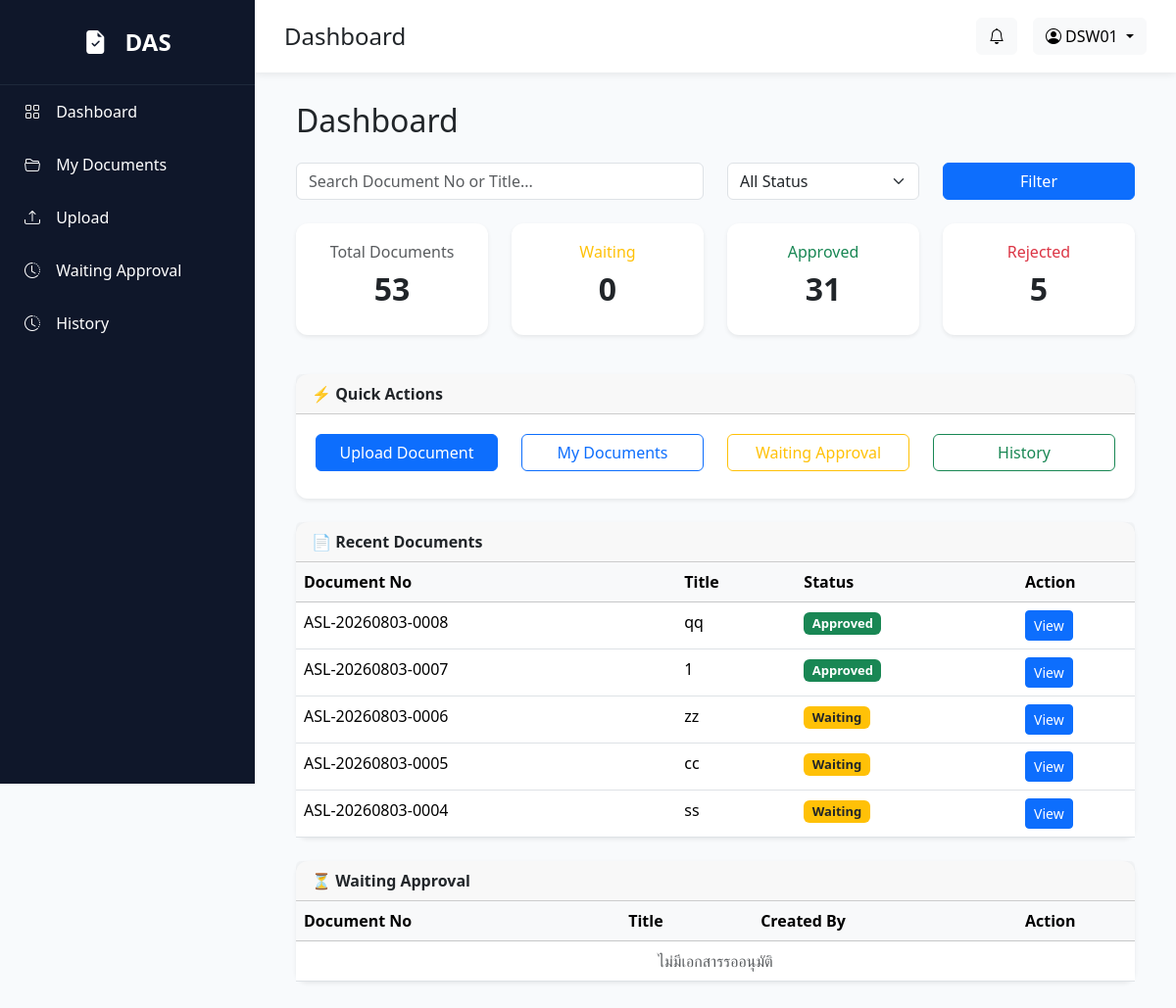
The app's page /dashboard (signed in) with its own data.
### models/user.py (models this page shows)
class User(UserMixin, db.Model):
    __tablename__ = "users"
    id = db.Column(db.Integer, primary_key=True)
    employee_id = db.Column(db.String(20), unique=True, nullable=False)
    fullname = db.Column(db.String(200), nullable=False)
    username = db.Column(db.String(100), unique=True)
    password = db.Column(db.String(255), nullable=False)
    email = db.Column(db.String(150))
    department = db.Column(db.String(100))
    position = db.Column(db.String(100))
    role = db.Column(db.String(50), default="Employee")
    status = db.Column(db.String(20), default="Active")
    created_at = db.Column(db.DateTime, default=datetime.utcnow)
    approval_steps = db.relationship(
        "ApprovalStep",
        backref="approver",
        lazy=True
    )

### models/document.py (models this page shows)
class Document(db.Model):
    __tablename__ = "documents"
    id = db.Column(db.Integer, primary_key=True)
    document_no = db.Column(db.String(30), unique=True, nullable=False)
    title = db.Column(db.String(255), nullable=False)
    document_type = db.Column(db.String(100), nullable=False)
    description = db.Column(db.Text)
    file_name = db.Column(db.String(255))
    status = db.Column(db.String(50), default="Waiting Manager")
    created_by = db.Column(db.String(20))
    current_approver = db.Column(db.String(20))
    created_at = db.Column(
        db.DateTime,
        default=lambda: datetime.utcnow() + timedelta(hours=7)
    )
    approval_steps = db.relationship(
        "ApprovalStep",
        backref="document",
        lazy=True,
        cascade="all, delete-orphan",
        order_by="ApprovalStep.sequence"
    )

### routes/dashboard.py (the view, shortened to what this page needs)
@dashboard_bp.route("/dashboard")
@login_required
def dashboard():
    search = request.args.get("search", "").strip()
    status = request.args.get("status", "").strip()
    total_documents = Document.query.count()
    waiting_documents = ApprovalStep.query.filter_by(
        approver_id=current_user.id,
        status="Waiting"
    ).count()
    approved_documents = Document.query.filter_by(
        status="Approved"
    ).count()
    rejected_documents = Document.query.filter_by(
        status="Rejected"
    ).count()
    if current_user.role == "Admin":
        recent_query = Document.query
    else:
        recent_query = Document.query.filter_by(
            created_by=current_user.employee_id
        )
    if search:
        recent_query = recent_query.filter(
            (Document.document_no.ilike(f"%{search}%")) |
            (Document.title.ilike(f"%{search}%"))
        )
    if status:
        recent_query = recent_query.filter(
            Document.status == status
        )
    recent_documents = (
        recent_query
        .order_by(Document.id.desc())
        .limit(5)
        .all()
    )
    waiting_query = ApprovalStep.query.filter_by(
        approver_id=current_user.id,
        status="Waiting"
    )
    waiting_approvals = (
        waiting_query
        .order_by(ApprovalStep.sequence)
        .limit(5)
        .all()
    )
    return render_template(
        "dashboard/index.html",
        total_documents=total_documents,
        waiting_approvals=waiting_approvals,
        waiting_documents=waiting_documents,
        approved_documents=approved_documents,
        rejected_documents=rejected_documents,
        recent_documents=recent_documents,
        search=search,
        status=status
    )

### app.py (called while the page is built)
@login_manager.user_loader
def load_user(user_id):
    return User.query.get(int(user_id))

### templates/dashboard/index.html (shortened to what this page needs)
{% extends "layout/base.html" %}
{% block content %}
<div class="container">
    <h2 class="mb-4">Dashboard</h2>
    <form method="GET" action="/dashboard" class="mb-4">
        <div class="row">
            <div class="col-md-6">
                <input type="text" class="form-control" name="search" placeholder="Search Document No or Title..."
                    value="{{ search }}">
            </div>
            <div class="col-md-3">
                <select class="form-select" name="status">
                    <option value="">All Status</option>
                </select>
            </div>
            <div class="col-md-3">
                <button class="btn btn-primary w-100">
                    Filter
                </button>
            </div>
        </div>
    </form>
    <div class="row">
        <div class="col-md-3 mb-3">
            <div class="card shadow-sm border-0">
                <div class="card-body text-center">
                    <h6 class="text-muted">Total Documents</h6>
                    <h2 class="fw-bold">{{ total_documents }}</h2>
                </div>
            </div>
        </div>
        <div class="col-md-3 mb-3">
            <div class="card shadow-sm border-0">
                <div class="card-body text-center">
                    <h6 class="text-warning">Waiting</h6>
                    <h2 class="fw-bold">{{ waiting_documents }}</h2>
                </div>
            </div>
        </div>
        <div class="col-md-3 mb-3">
            <div class="card shadow-sm border-0">
                <div class="card-body text-center">
                    <h6 class="text-success">Approved</h6>
                    <h2 class="fw-bold">{{ approved_documents }}</h2>
                </div>
            </div>
        </div>
        <div class="col-md-3 mb-3">
            <div class="card shadow-sm border-0">
                <div class="card-body text-center">
                    <h6 class="text-danger">Rejected</h6>
                    <h2 class="fw-bold">{{ rejected_documents }}</h2>
                </div>
            </div>
        </div>
    </div>
    <div class="card mt-4 shadow-sm border-0">
        <div class="card-header fw-bold">
            ⚡ Quick Actions
        </div>
        <div class="card-body">
            <div class="row">
                <div class="col-md-3 mb-2">
                    <a href="/documents/create" class="btn btn-primary w-100">
                        Upload Document
                    </a>
                </div>
                <div class="col-md-3 mb-2">
                    <a href="/documents" class="btn btn-outline-primary w-100">
                        My Documents
                    </a>
                </div>
                <div class="col-md-3 mb-2">
                    <a href="/documents/waiting" class="btn btn-outline-warning w-100">
                        Waiting Approval
                    </a>
                </div>
                <div class="col-md-3 mb-2">
                    <a href="/history" class="btn btn-outline-success w-100">
                        History
                    </a>
                </div>
            </div>
        </div>
    </div>
    <div class="card mt-4 shadow-sm border-0">
        <div class="card-header fw-bold">
            📄 Recent Documents
        </div>
        <div class="card-body p-0">
            <table class="table table-hover mb-0">
                <thead class="table-light">
                    <tr>
                        <th>Document No</th>
                        <th>Title</th>
                        <th>Status</th>
                        <th width="120">Action</th>
                    </tr>
                </thead>
                <tbody>
                    {% for doc in recent_documents %}
                    <tr>
                        <td>{{ doc.document_no }}</td>
                        <td>{{ doc.title }}</td>
                        <td>
                            {% if doc.status == "Approved" %}
                            <span class="badge bg-success">Approved</span>
                            {% elif doc.status == "Rejected" %}
                            <span class="badge bg-danger">Rejected</span>
                            {% else %}
                            <span class="badge bg-warning text-dark">
                                Waiting
                            </span>
                            {% endif %}
                        </td>
                        <td>
                            <a href="/documents/{{ doc.id }}" class="btn btn-sm btn-primary">
                                View
                            </a>
                        </td>
                    </tr>
                    {% endfor %}
                </tbody>
            </table>
        </div>
    </div>
    <div class="card mt-4 shadow-sm border-0">
        <div class="card-header fw-bold">
            ⏳ Waiting Approval
        </div>
        <div class="card-body p-0">
            <table class="table table-hover mb-0">
                <thead class="table-light">
                    <tr>
                        <th>Document No</th>
                        <th>Title</th>
                        <th>Created By</th>
                        <th width="120">Action</th>
                    </tr>
                </thead>
                <tbody>
                    {% for step in waiting_approvals %}
                    <tr>
                        <td>{{ step.document.document_no }}</td>
                        <td>{{ step.document.title }}</td>
                        <td>{{ step.document.created_by }}</td>
                        <td>
                            <a href="/documents/{{ step.document.id }}"
                                class="btn btn-sm btn-outline-primary">
                                View
                            </a>
                        </td>
                    </tr>
                    {% else %}
                    <tr>
                        <td colspan="4" class="text-center text-muted">
                            ไม่มีเอกสารรออนุมัติ
                        </td>
                    </tr>
                    {% endfor %}
                </tbody>
            </table>
        </div>
    </div>
</div>
{% endblock %}

### templates/layout/base.html (shortened to what this page needs)
<!DOCTYPE html>
<html lang="en">
<head>
    <link href="https://cdn.jsdelivr.net/npm/bootstrap@5.3.7/dist/css/bootstrap.min.css" rel="stylesheet">
    <link href="https://cdn.jsdelivr.net/npm/bootstrap-icons@1.11.3/font/bootstrap-icons.min.css" rel="stylesheet">
    <link rel="stylesheet" href="{{ url_for('static', filename='css/style.css') }}">
</head>
<body>
    <div class="wrapper">
        <div class="sidebar d-none d-lg-block">
            <div class="logo">
                <i class="bi bi-file-earmark-check-fill"></i>
                DAS
            </div>
            <a href="/dashboard">
                <i class="bi bi-grid"></i>
                Dashboard
            </a>
            <a href="/documents">
                <i class="bi bi-folder2-open"></i>
                My Documents
            </a>
            <a href="/documents/create">
                <i class="bi bi-upload"></i>
                Upload
            </a>
            <a href="/documents/waiting">
                <i class="bi bi-clock-history"></i>
                Waiting Approval
            </a>
            <a href="/history">
                <i class="bi bi-clock-history"></i>
                History
            </a>
        </div>
        <div class="main">
            <div class="topbar">
                <div class="d-flex align-items-center">
                    <h4 class="mb-0">
                        {% block page_title %}
                        Dashboard
                        {% endblock %}
                    </h4>
                </div>
                <div class="d-flex align-items-center gap-3">
                    <button class="btn btn-light position-relative">
                        <i class="bi bi-bell"></i>
                    </button>
                    <div class="dropdown">
                        <button class="btn btn-light dropdown-toggle" data-bs-toggle="dropdown">
                            <i class="bi bi-person-circle"></i>
                            {{ current_user.employee_id }}
                        </button>
                    </div>
                </div>
            </div>
            <div class="content">
                {% block content %}
                {% endblock %}
            </div>
        </div>
    </div>
</body>
</html>

### static/css/style.css (style rules this page uses)
* { margin:0; padding:0; box-sizing:border-box; font-family:'Segoe UI',sans-serif; }
body { background:#F8FAFC; }
.wrapper { display:flex; }
.sidebar { width:260px; height:100vh; background:#0F172A; color:white; position:fixed; }
.logo { padding:25px; font-size:24px; font-weight:bold; text-align:center; border-bottom:1px solid #1E293B; }
.sidebar a { color:white; text-decoration:none; display:block; padding:15px 25px; transition:.3s; }
.sidebar i { margin-right:12px; }
.main { margin-left:260px; width:100%; }
.topbar { background:white; padding:18px 30px; display:flex; justify-content:space-between; align-items:center; box-shadow:0 2px 8px rgba(0,0,0,.08); }
.content { padding:30px; }
.card { border-radius: 12px; }
.card-body { padding: 20px; }
.badge { font-size: 13px; }

### records on screen
User: employee_id "DSW01"
Document: document_no "ASL-20260803-0008", title "qq", status "Approved"
Document: document_no "ASL-20260803-0007", title "1", status "Approved"
Document: document_no "ASL-20260803-0006", title "zz", status "Waiting"
Document: document_no "ASL-20260803-0005", title "cc", status "Waiting"
Document: document_no "ASL-20260803-0004", title "ss", status "Waiting"

### other values on screen
{{ total_documents }} "53"
{{ waiting_documents }} "0"
{{ approved_documents }} "31"
{{ rejected_documents }} "5"
